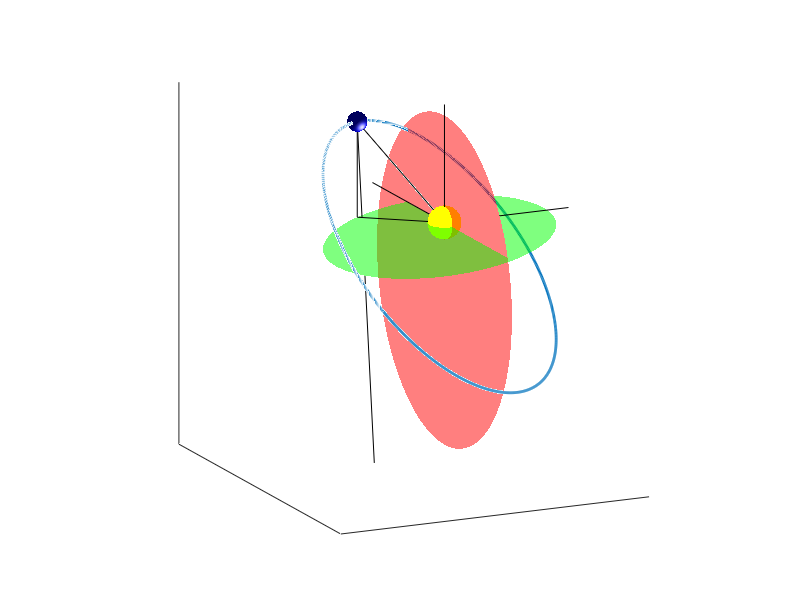

This chart was generated by the following MATLAB code:
npoints = 1000;
%create orbit with 1 AU semi-major axis
a = 0.5; 
%generate mean anomoly and eccentricity
e = 0.35;
M = linspace(0,2*pi,npoints)';

%newton-raphson to figure out E:
counter = 0;
del = 1;
E = M;
while ((del > 1e-8) & (counter <1000))
    E = E - (M - E + e.*sin(E))./(e.*cos(E)-1);
    del = sum(abs(M - (E - e.*sin(E))));
    counter = counter+1;
end
%calculate planetary distance, semi-minor axis and true anomoly
r = a.*(1-e.*cos(E));
b = a.*sqrt(1-e);
nu = 2*atan(sqrt((1+e)./(1-e)).*tan(E/2));
nup = nu;
buh = find(nup < 0);
nup(buh) = nup(buh)+2*pi;
rps = [zeros(npoints,1), r.*sin(nu), r.*cos(nu)];

%create sphere and set rotations
[cx,cy,cz] = sphere(100);
psi = pi/4;
theta = 70*pi/180;
phi = pi/6;

poi = 900;

Ei = [0,pi,pi/2,-pi/2]';
ri = a.*(1-e.*cos(Ei));
nui = 2*atan(sqrt((1+e)./(1-e)).*tan(Ei/2));
rpsi = [zeros(4,1),ri.*sin(nui),ri.*cos(nui)];

%psi rotation about z axis:
rps_z = [r.*sin(nu).*sin(psi), r.*sin(nu).*cos(psi),r.*cos(nu)];
rpsi_z = [ri.*sin(nui).*sin(psi), ri.*sin(nui).*cos(psi),ri.*cos(nui)];

%theta rotation about x axis:
rps_zx = [r.*sin(nu).*sin(psi), r.*(cos(nu).*sin(theta)+cos(theta).*cos(psi).*sin(nu)),...
    r.*(cos(theta).*cos(nu) - cos(psi).*sin(theta).*sin(nu))];
rpsi_zx = [ri.*sin(nui).*sin(psi), ri.*(cos(nui).*sin(theta)+cos(theta).*cos(psi).*sin(nui)),...
    ri.*(cos(theta).*cos(nui) - cos(psi).*sin(theta).*sin(nui))];

%phi rotation about z axis
rps_zxz = [r.*(cos(nu).*sin(theta).*sin(phi)+sin(nu).*(cos(theta).*cos(psi).*sin(phi)+cos(phi).*sin(psi))),...
            r.*(cos(nu).*cos(phi).*sin(theta)+sin(nu).*(cos(theta).*cos(phi).*cos(psi)-sin(phi).*sin(psi))),...
            r.*(cos(theta).*cos(nu)-cos(psi).*sin(theta).*sin(nu))];
rpsi_zxz = [ri.*(cos(nui).*sin(theta).*sin(phi)+sin(nui).*(cos(theta).*cos(psi).*sin(phi)+cos(phi).*sin(psi))),...
            ri.*(cos(nui).*cos(phi).*sin(theta)+sin(nui).*(cos(theta).*cos(phi).*cos(psi)-sin(phi).*sin(psi))),...
            ri.*(cos(theta).*cos(nui)-cos(psi).*sin(theta).*sin(nui))];
                   

d = 5;

f1 = figure(232);
clf
set(f1,'Position',[15,50,800,700]);
hold on

%plot orbit
plot3(rps_zxz(:,1),rps_zxz(:,2),rps_zxz(:,3),'LineWidth',2)
set(gca,'XTick',[],'YTick',[],'ZTick',[])

%star and planet
l1 = light('Position',[0 0 0],'Style','local');
sun = surface(cx*0.05,cy*0.05,cz*0.05,'FaceLighting','none','FaceColor',[1,1,0],'LineStyle','none');
planet = surface(cx*0.03+rps_zxz(poi,1),cy*0.03+rps_zxz(poi,2),cz*0.03+rps_zxz(poi,3),'FaceColor',[0,0,1],'FaceLighting','phong','LineStyle','none','SpecularExponent',2);

plot3([0 rps_zxz(poi,1)],[0 rps_zxz(poi,2)],[0 rps_zxz(poi,3)],'k')

%orig orbit
ell(1) = fill3(rps(:,1),rps(:,2),rps(:,3),'r');

%plane of sky
ell(2) = fill3(rps_zxz(:,1),rps_zxz(:,2),zeros(npoints,1),'g');
set(ell,'EdgeColor','none','FaceAlpha',0.5,'FaceLighting','none')

%star-planet lines
plot3([0 rps_zxz(poi,1)],[0 rps_zxz(poi,2)],[0 0],'k')
plot3([rps_zxz(poi,1) rps_zxz(poi,1)],[rps_zxz(poi,2) rps_zxz(poi,2)],[0 rps_zxz(poi,3)],'k')

%plot3([0 0], [0 0], [0 -d],'b--','LineWidth',2)
plot3([0 rps_zxz(poi,1)],[0 rps_zxz(poi,2)],[-d rps_zxz(poi,3)],'k')

plot3([0 0],[0 0],[0 0.5],'k')
plot3([0 0],[0 0.5],[0 0],'k')
plot3([0 0.5],[0 0],[0 0],'k')

view(-25,15)
axis equal
xlim([min(rps_zxz(:,1)) max(rps_zxz(:,1))]*1.2)
ylim([min(rps(:,2)) max(rps(:,2))]*1.2)
zlim([min(rps(:,3)) max(rps(:,3))]*1.1)
hold off